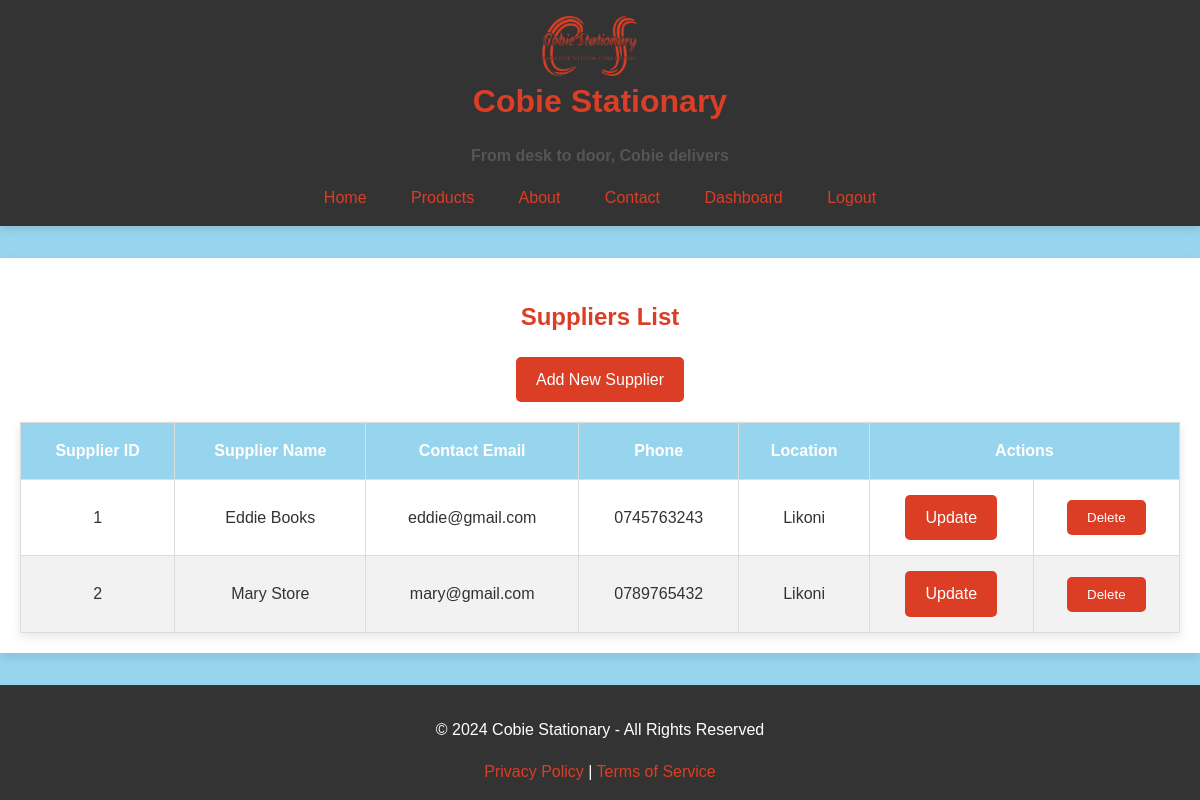
/reg/view/suppliers (signed in), run on an earlier commit of the app's database.
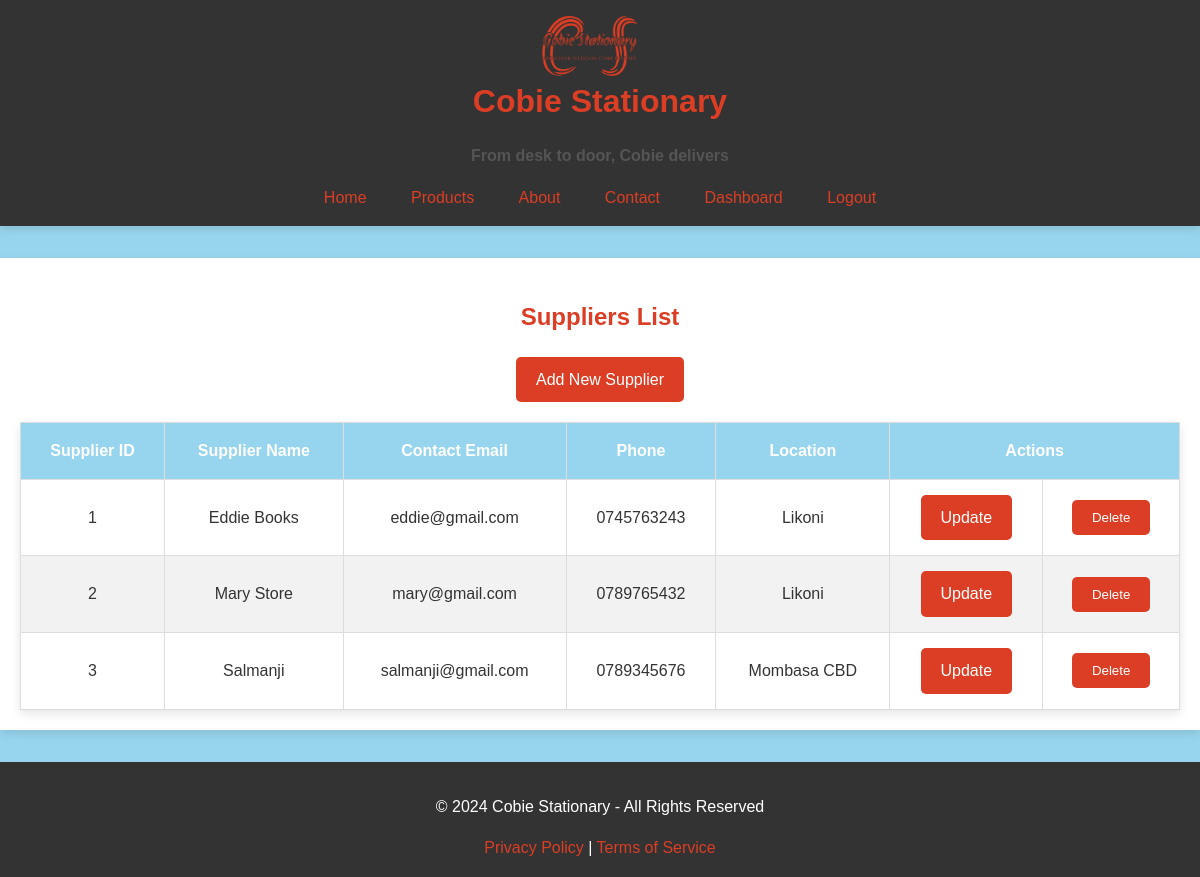
And on a later commit of the database.
### app/models.py (models this page shows, shortened)
class Supplier(db.Model):
    __tablename__ = 'suppliers'
    supplier_id = db.Column(db.Integer, primary_key=True, autoincrement=True)
    supplier_name = db.Column(db.String(255), nullable=False)
    contact_name = db.Column(db.String(255), nullable=True)
    contact_email = db.Column(db.String(255), nullable=True)
    contact_phone = db.Column(db.String(20), nullable=True)
    address = db.Column(db.Text, nullable=True)
    products = db.relationship('Product', backref='supplier', lazy=True)

### app/reg/routes.py (the view)
@reg_bp.route('/view/suppliers')
@login_required
def view_supplier():
    suppliers = Supplier.query.all()
    return render_template('view_supplier.html', suppliers=suppliers)

### app/reg/templates/view_supplier.html (shortened to what this page needs)
{% extends 'base.html' %}
{% block head %}
<link rel="stylesheet" href="{{ url_for('static', filename='css/tables.css') }}">
{% endblock %}
{% block content %}
    <h2>Suppliers List</h2>
    <a href="{{ url_for('reg.add_supplier') }}" class="btn btn-primary mb-3">Add New Supplier</a>
    <table class="table">
        <thead>
            <tr>
                <th>Supplier ID</th>
                <th>Supplier Name</th>
                <th>Contact Email</th>
                <th>Phone</th>
                <th>Location</th>
                <th colspan="2">Actions</th>
            </tr>
        </thead>
        <tbody>
            {% for supplier in suppliers %}
            <tr>
                <td>{{ supplier.supplier_id }}</td>
                <td>{{ supplier.supplier_name }}</td>
                <td>{{ supplier.contact_email }}</td>
                <td>{{ supplier.contact_phone }}</td>
                <td>{{ supplier.address }}</td>
                <td>
                    <a href="{{ url_for('reg.update_supplier', supplier_id=supplier.supplier_id) }}" class="btn btn-primary">Update</a>
                </td>
                <td>
                    <form method="POST" action="{{ url_for('reg.delete_supplier', supplier_id=supplier.supplier_id) }}" onsubmit="return confirm('Are you sure you want to delete this supplier?');">
                        <button type="submit" class="btn btn-danger">Delete</button>
                    </form>
                </td>
            </tr>
            {% endfor %}
        </tbody>
    </table>
{% endblock %}

### app/base/templates/base.html (shortened to what this page needs)
<!DOCTYPE html>
<html lang="en">
<head>
    <link rel="stylesheet" href="{{ url_for('static', filename='css/styles.css') }}">
    {% block head %}{% endblock %}
</head>
<body>
    <header>
        <div class="header-content">
            <img src="{{ url_for('static', filename='images/logo.png') }}" alt="Cobie Stationary Logo" class="logo">
            <div class="header-text">
                <h1>Cobie Stationary</h1>
                <h3>From desk to door, Cobie delivers</h3>
            </div>
        </div>
        <nav>
            <a href="{{ url_for('base.index') }}">Home</a>
            <a href="#">Products</a>
            <a href="#">About</a>
            <a href="#">Contact</a>
            {% if current_user.is_authenticated %}
                {% if session.get('user_type') == 'user' %}
                    {% if current_user.role == 'Admin' %}
                        <a href="{{ url_for('base.admin_dashboard') }}">Dashboard</a>
                    {% elif current_user.role == 'Salesperson' %}
                        <a href="{{ url_for('base.salesperson_dashboard') }}">Dashboard</a>
                    {% endif %}
                    <a href="{{ url_for('auth.logout') }}">Logout</a>
                {% elif session.get('user_type') == 'customer' %}
                    <a href="{{ url_for('customer.customer_dashboard') }}">Dashboard</a>
                    <a href="{{ url_for('customer.customer_logout') }}">Logout</a>
                {% endif %}
            {% else %}
                <a href="{{ url_for('reg.user_registration') }}">Sign Up</a>
                <a href="{{ url_for('customer.customer_register') }}">Customer Sign Up</a>
                <a href="{{ url_for('auth.login') }}">Login</a>
                <a href="{{ url_for('customer.customer_login') }}">Customer Login</a>
            {% endif %}
        </nav>
    </header>
    <div class="container">
        {% block content %}{% endblock %}
    </div>
    <footer>
        <p>&copy; 2024 Cobie Stationary - All Rights Reserved</p>
        <a href="#">Privacy Policy</a> |
        <a href="#">Terms of Service</a>
    </footer>
</body>
</html>

### app/static/css/styles.css (style rules this page uses)
body { background-color: #97D5EE; color: #DB3E25; font-family: 'Arial', sans-serif; margin: 0; padding: 0; line-height: 1.6; text-align: center; }
header { background-color: #333333; box-shadow: 0px 4px 8px rgba(0, 0, 0, 0.1); padding: 1rem; margin-bottom: 2rem; }
.header-content { display: flexbox; justify-content: space-between; align-items: center; max-width: 1200px; margin: 0 auto; }
.header-text h1 { font-size: 2rem; margin: 0; }
.header-text h3 { font-size: 1rem; color: #555555; }
.logo { height: 60px; width: auto; margin-right: 20px; vertical-align: middle; }
nav { margin-top: 0.5rem; }
nav a { color: #DB3E25; text-decoration: none; padding: 0.625rem 1.25rem; border-radius: 5px; transition: background-color 0.3s ease; }
.container { max-width: 1200px; margin: 2rem auto; padding: 1.25rem; }
footer { background-color: #333333; color: #ffffff; padding: 1rem 0; text-align: center; }
footer a { color: #DB3E25; text-decoration: none; }

### app/static/css/tables.css (style rules this page uses)
.container { max-width: 1200px; margin: 2rem auto; padding: 1.25rem; background-color: #ffffff; box-shadow: 0px 4px 10px rgba(0, 0, 0, 0.1); }
.table { width: 100%; border-collapse: collapse; margin-top: 20px; box-shadow: 0px 4px 10px rgba(0, 0, 0, 0.1); }
.table th, .table td { padding: 15px; border: 1px solid #ddd; text-align: center; }
.table th { background-color: #97D5EE; color: #ffffff; font-weight: bold; }
.table tbody tr:nth-child(even) { background-color: #f2f2f2; }
.table tbody td { color: #333333; }
.btn { padding: 10px 20px; background-color: #DB3E25; color: #ffffff; border: none; border-radius: 5px; cursor: pointer; text-decoration: none; display: inline-block; transition: background-color 0.3s ease; }

What changed in the data, as far as the page shows it:
added Supplier: supplier_id "3", supplier_name "Salmanji", contact_email "salmanji@gmail.com", contact_phone "0789345676", address "Mombasa CBD"
